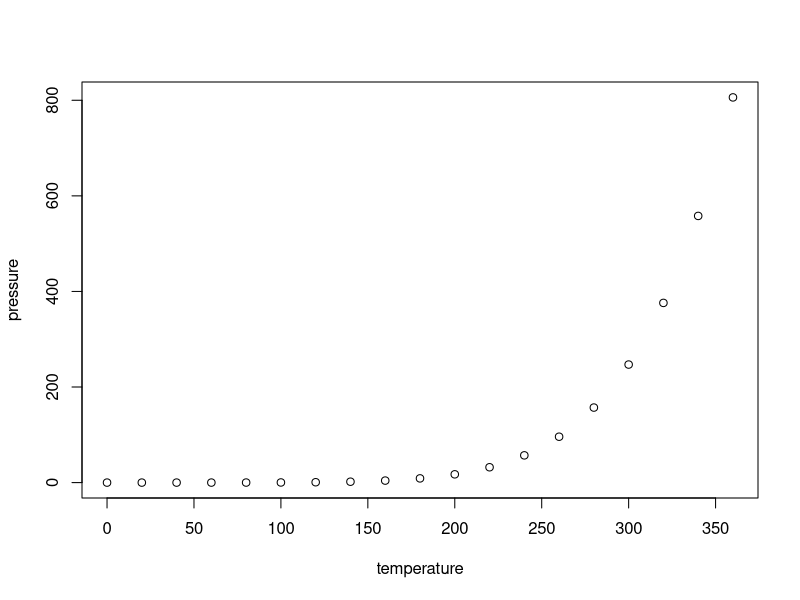
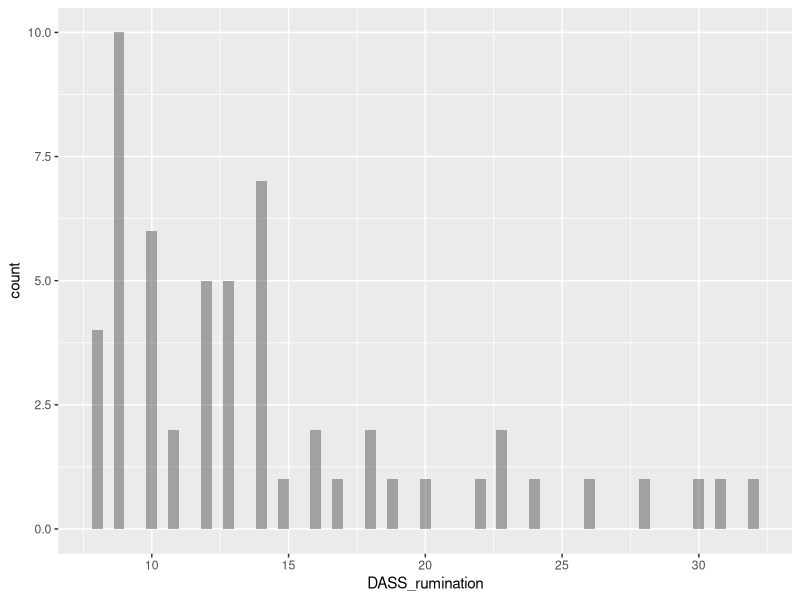

These figures' R source, in order: (Note: this script raises an error after producing the figures.)
## ---- chunk 1
knitr::opts_chunk$set(echo = TRUE)
## ---- chunk 2
summary(cars)
## ---- chunk 3
plot(pressure)
## ---- chunk 4
library(tidyverse)
library(dplyr)
library(ggplot2)
library(readxl)
library(writexl)
## ---- chunk 5
source_data = read_excel("source_df.xlsx")
## ---- chunk 6
Filtered_data = source_data %>% 
  filter(activity %in% c(1, 3))
## ---- chunk 7
processed_data <- Filtered_data %>%
  mutate(
    DASS_1 = as.numeric(as.character(DASS_1)),
    DASS_9 = as.numeric(as.character(DASS_9)),
    DASS_10 = as.numeric(as.character(DASS_10)),
    DASS_11 = as.numeric(as.character(DASS_11)),
    DASS_12 = as.numeric(as.character(DASS_12)),
    DASS_13 = as.numeric(as.character(DASS_13)),
    DASS_15 = as.numeric(as.character(DASS_15)),
    DASS_17 = as.numeric(as.character(DASS_17)),
    DASS_rumination = DASS_1 + DASS_9 + DASS_10 + DASS_11 + DASS_12 + DASS_13 + DASS_15 + DASS_17)

write.csv(processed_data, "data_frame.csv")
## ---- chunk 8
dstats = function(x, na.omit=FALSE){
  if (na.omit)
  x = x[!is.na(x)]
  min = min(x)
  max = max(x)
  m = mean(x)
  median = median(x)
  n = length(x)
  stds = sd(x)
  skew = 3*(m-median)/stds
  kurt = (length(x) * sum((x - mean(x))^4)) / (sum((x - mean(x))^2)^2) - 3

  
#Return all calculated values to vectors
  return(c(
    min = min,
    max = max,
    mean = m,
    median = median,
    sd = stds,
    skewness = skew,
    kurtosis = kurt
  ))
}
## ---- chunk 9
dstats(processed_data$`Életkor (év):`)
dstats(na.omit(source_data$`Életkor (év):`))
num_participants_source = length(na.omit(source_data$`Életkor (év):`))
print(num_participants_source)
table(processed_data$`Nem:`)
## ---- chunk 10
ggplot(processed_data, aes(x = DASS_rumination)) +
  geom_histogram(position = "identity", alpha = 0.5, binwidth = 0.4)
## ---- chunk 11
shapiro.test(processed_data$DASS_rumination)
## ---- chunk 12
wilcox.test(DASS_rumination ~ factor(activity), data = processed_data, alternative = "greater")
## ---- chunk 13
rumination_boxplot = ggplot(processed_data, aes(x = factor(activity), y = DASS_rumination, fill = factor (activity))) +
  geom_boxplot(outlier.shape = NA, alpha = 0.5, show.legend = FALSE) +
  geom_jitter(width = 0.1, alpha = 0.7, show.legend = FALSE) + 
  scale_x_discrete(labels = c("1" = "Nem sportol", "3" = "Jóga")) +
  labs (y = "Rumináció pontszám", x = "Csoport")
  theme_minimal()
  print(Rumination_boxplot)
  ggsave("rumination_plot.png", plot = last_plot(), width = 16, height = 9, units = "cm", dpi = 320)
